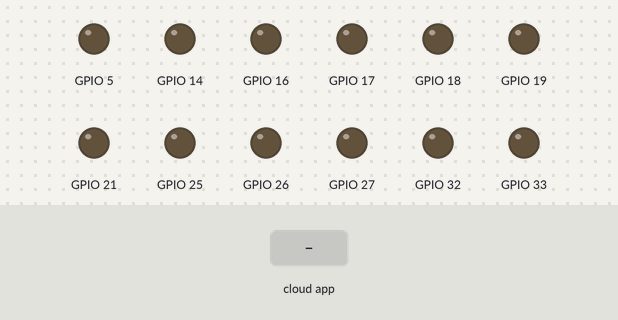
Recording of a program running on a simulated ESP32. On the bench: output pins drawn as LEDs (lit = HIGH). The inputs (shaded band) are chosen by the test bench. The ROS host is connected and sends only what is stated.

Above: at 3.2 s.
3.3 s: the phone or cloud app sets linear.x to -100
At 3.6 s:
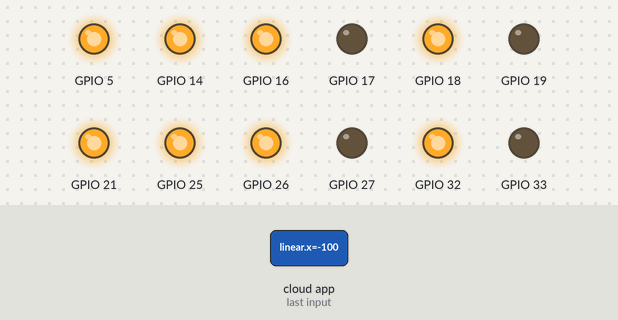
4.8 s: the phone or cloud app sets linear.x to 100
At 5.6 s:
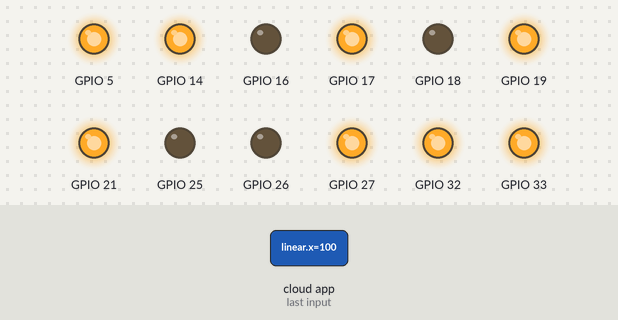
6.3 s: the phone or cloud app sets linear.x to 0
At 6.9 s:
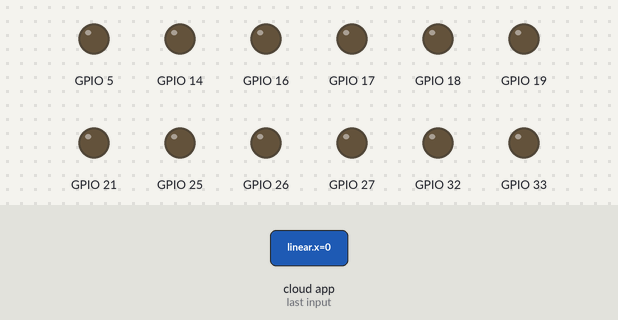
7.8 s: the phone or cloud app sets angular.z to -100
At 8.1 s:
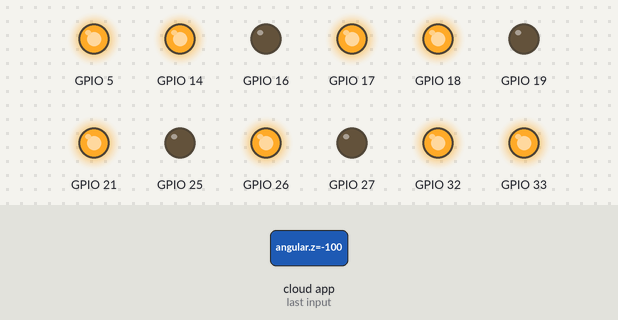
9.3 s: the phone or cloud app sets angular.z to 100
At 10.5 s:
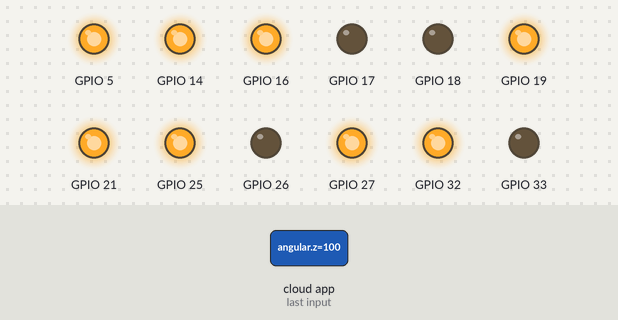
10.8 s: the phone or cloud app sets angular.z to 0
At 11.8 s:
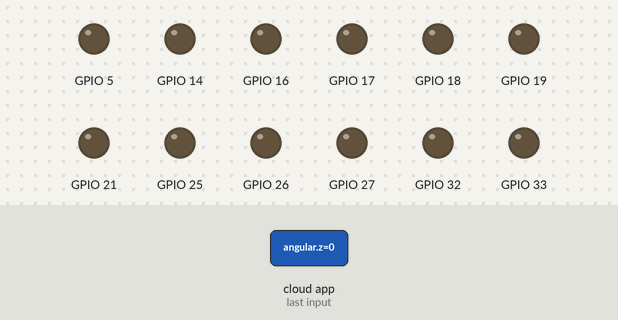
Timing chart, 0 to 13.3 s (numbered marks = the images above; inputs shaded):
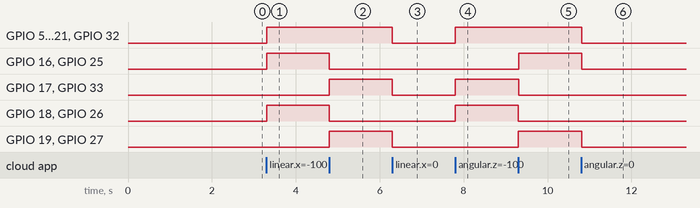

Measured:
- after the input at 3.3 s, GPIO 5, GPIO 14, GPIO 16, GPIO 18, GPIO 21, GPIO 25, GPIO 26, GPIO 32: LOW → HIGH at once
- after the input at 4.8 s, GPIO 16, GPIO 18, GPIO 25, GPIO 26: HIGH → LOW at once; GPIO 17, GPIO 19, GPIO 27, GPIO 33: LOW → HIGH at once
- after the input at 6.3 s, GPIO 5, GPIO 14, GPIO 17, GPIO 19, GPIO 21, GPIO 27, GPIO 32, GPIO 33: HIGH → LOW at once
- after the input at 7.8 s, GPIO 5, GPIO 14, GPIO 17, GPIO 18, GPIO 21, GPIO 26, GPIO 32, GPIO 33: LOW → HIGH at once
- after the input at 9.3 s, GPIO 16, GPIO 19, GPIO 25, GPIO 27: LOW → HIGH at once; GPIO 17, GPIO 18, GPIO 26, GPIO 33: HIGH → LOW at once
- after the input at 10.8 s, GPIO 5, GPIO 14, GPIO 16, GPIO 19, GPIO 21, GPIO 25, GPIO 27, GPIO 32: HIGH → LOW at once

The program:

main.cpp
```cpp
#include <Arduino.h>
#include <micro_ros_platformio.h>

#include <rcl/rcl.h>
#include <rclc/rclc.h>
#include <rclc/executor.h>

#include <std_msgs/msg/float32.h>
#include <geometry_msgs/msg/twist.h>
#include <std_msgs/msg/int32_multi_array.h>
#include <std_msgs/msg/float32_multi_array.h>

#include "motor_control.h"
#include "motor_pins.h"
#include "MecanumControl.h"

#if !defined(MICRO_ROS_TRANSPORT_ARDUINO_SERIAL)
#error This example is only available for Arduino framework with serial transport.
#endif


MecanumControl mecanumRobot(MOTOR1_PWM, MOTOR1_IN_A, MOTOR1_IN_B,
  MOTOR2_PWM, MOTOR2_IN_A, MOTOR2_IN_B,
  MOTOR3_PWM, MOTOR3_IN_A, MOTOR3_IN_B,
  MOTOR4_PWM, MOTOR4_IN_A, MOTOR4_IN_B);

rcl_subscription_t subscriber;

geometry_msgs__msg__Twist twist_msg;
std_msgs__msg__Float32 msg_linear_velocity_x;
std_msgs__msg__Float32 msg_linear_velocity_y;
std_msgs__msg__Float32 msg_angular_velocity_z;

rclc_executor_t executor;
rclc_support_t support;
rcl_allocator_t allocator;
rcl_node_t node;

#define RCCHECK(fn) { rcl_ret_t temp_rc = fn; if((temp_rc != RCL_RET_OK)){error_loop();}}
#define RCSOFTCHECK(fn) { rcl_ret_t temp_rc = fn; if((temp_rc != RCL_RET_OK)) {}}

void error_loop() {
  while(1) {
    delay(100);
  }
}

void cmd_vel_callback(const void * msgin) {
  const geometry_msgs__msg__Twist * msg = (const geometry_msgs__msg__Twist *)msgin;
  msg_linear_velocity_x.data = msg->linear.x;
  msg_linear_velocity_y.data = msg->linear.y;
  msg_angular_velocity_z.data = msg->angular.z;

  mecanumRobot.moveWithCmdVel(msg_linear_velocity_x.data, msg_linear_velocity_y.data, msg_angular_velocity_z.data);
}

void setup() {
  Serial.begin(115200);

  set_microros_serial_transports(Serial);
  delay(2000);

  allocator = rcl_get_default_allocator();

  RCCHECK(rclc_support_init(&support, 0, NULL, &allocator));
  RCCHECK(rclc_node_init_default(&node, "cmd_vel_subscriber_rclc", "", &support));

  RCCHECK(rclc_executor_init(&executor, &support.context, 1, &allocator));

  RCCHECK(rclc_subscription_init_default(
    &subscriber,
    &node,
    ROSIDL_GET_MSG_TYPE_SUPPORT(geometry_msgs, msg, Twist),
    "cmd_vel"));

  RCCHECK(rclc_executor_add_subscription(&executor, &subscriber, &twist_msg, &cmd_vel_callback, ON_NEW_DATA));

  msg_linear_velocity_x.data = 0.0;
	msg_linear_velocity_y.data = 0.0;
  msg_angular_velocity_z.data = 0.0;
}

void loop() {
  RCSOFTCHECK(rclc_executor_spin_some(&executor, RCL_MS_TO_NS(100)));
}
```
